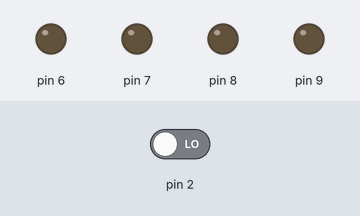
The sketch below on a simulated Arduino Uno, built with avr-gcc and run on an emulated ATmega328P. On the bench: output pins drawn as LEDs (lit = HIGH). The inputs (shaded band) are chosen by the test bench; at power-on: pin 2 LOW.

Above: at 1.2 s.
1.3 s: pin 2 driven HIGH
At 2.6 s:
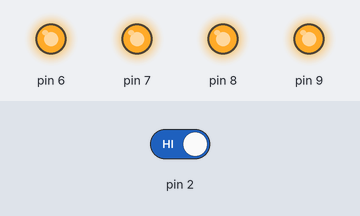
Timing chart, 0 to 4.3 s (numbered marks = the images above; inputs shaded):
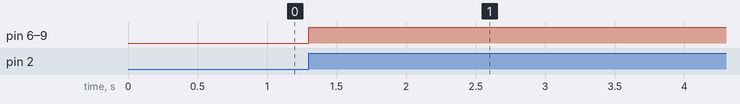

Measured:
- after the input at 1.3 s, pin 6–9: LOW → HIGH at once

The sketch:

BASIC_I0_SHIELD_-_PUSH_BUTTON_AS_TOOGLE.ino
```cpp
bool status=false;
void setup() {
  for(int x=6; x<=9; x++)
    pinMode(x, OUTPUT);
  pinMode(2, INPUT);
}

void loop() {
  if (digitalRead(2) == true) {
    status = !status;
    for(int x=6; x<=9; x++)
      digitalWrite(x, status);
  }while(digitalRead(2) == true);
  delay(50);
}
```
